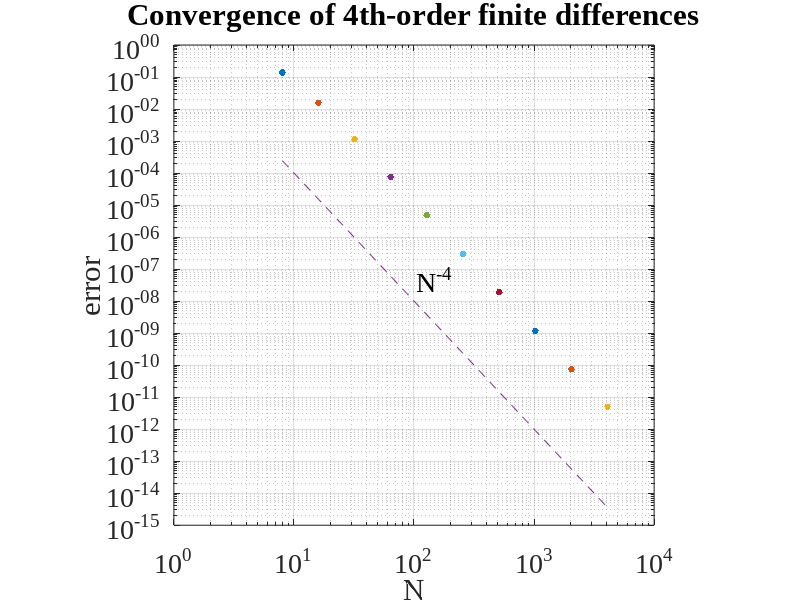

This chart was generated by the following MATLAB code:
% p1.m - convergence of fourth-order finite differences
e = exp(1);
Nvec = 2.^(3:12);

% 创建大尺寸 figure (单位：像素)
figure('Color','w','Position',[100 100 700 700])
ax = axes(); % 左下角x,y,width,height

for N = Nvec
    h = 2*pi/N; 
    x = -pi + (1:N)'*h; 
    u = exp(sin(x)); 
    uprime = cos(x).*u;  

    % Construct sparse 4th-order differentiation matrix
    e1 = ones(N,1); 
    D = sparse(1:N,[2:N 1],2*e1/3,N,N) - sparse(1:N,[3:N 1 2],e1/12,N,N); 
    D = (D-D')/h;  

    % Compute error
    error = norm(D*u-uprime,inf); 
    loglog(N,error,'.','markersize',15), hold on 
end

grid on
xlabel('N','FontSize',20,'FontName','Times New Roman')
ylabel('error','FontSize',20,'FontName','Times New Roman')
title('Convergence of 4th-order finite differences','FontSize',20,'FontName','Times New Roman')
semilogy(Nvec,Nvec.^(-4),'--')
text(105,5e-8,'N^{-4}','FontSize',20,'FontName','Times New Roman')

set(ax,'FontSize',20,'FontName','Times New Roman') 
axis square % 保持坐标轴为正方形比例

% 保存高清图片，占满画布
exportgraphics(gcf,'p1.png','Resolution',300)
